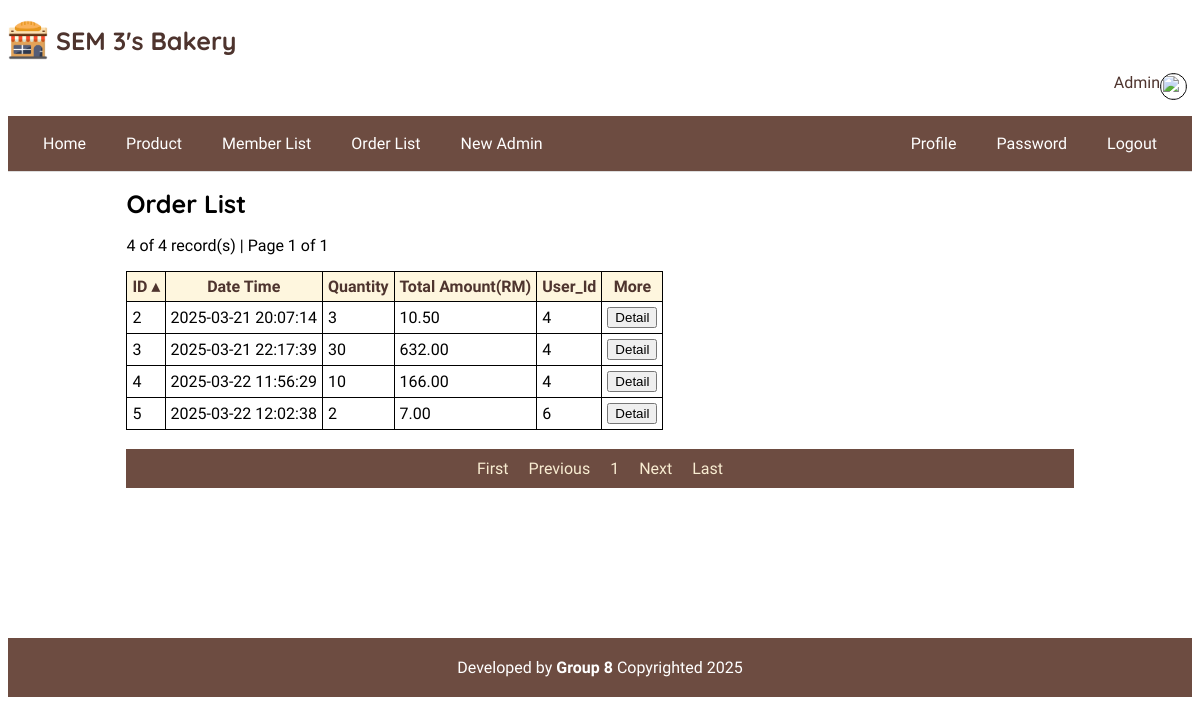
The app's page /order/order_list.php (signed in) with its own data.
### tables this page shows
CREATE TABLE `order` (
  `id` int(11) NOT NULL,
  `datetime` datetime NOT NULL,
  `count` int(11) NOT NULL,
  `total` decimal(8,2) NOT NULL,
  `user_id` int(11) NOT NULL
);

### order/order_list.php (the view, shortened to what this page needs)
<?php
include '../base.php';
$fields = [
    'id' => 'ID',
    'datetime' => 'Date Time',
    'count' => "Quantity",
    'total' => 'Total Amount(RM)',
    'user_id' => 'User_Id',
];
$sort = req('sort');
key_exists($sort, $fields) || $sort = 'id';
$dir = req('dir');
in_array($dir, ['asc', 'desc']) || $dir = 'asc';
$page = req('page', 1);
require_once '../lib/SimplePager.php';
$p = new SimplePager("SELECT * FROM `order` ORDER BY $sort $dir", [], 10, $page);
$arr = $p->result;
include '../head.php';
?>
<p>
    <?= $p->count ?> of <?= $p->item_count ?> record(s) |
    Page <?= $p->page ?> of <?= $p->page_count ?>
</p>
<table class="orderList">
    <tr>
        <?= table_headers($fields, $sort, $dir, "page=$page") ?>
        <th>More</th>
    </tr>
    <?php foreach ($arr as $s): ?>
        <tr>
            <td><?= $s->id ?></td>
            <td><?= $s->datetime ?></td>
            <td><?= $s->count ?></td>
            <td><?= $s->total ?></td>
            <td><?= $s->user_id ?></td>
            <td> <button data-get="orderdetail.php?id=<?= $s->id?>">Detail</button></td>
        </tr>
    <?php endforeach ?>
</table>
<br>
<div class="pager">
<?= $p->html("sort=$sort&dir=$dir",) ?>
</div>
<?php
include '../foot.php';

### css/bakery.css (style rules this page uses)
body { font-family: 'Muli', sans-serif; }
.pager { text-align: center; background: #6D4C41; color: #F8ECD1; padding: 5px; }
.orderList { border-collapse: collapse; }
.orderList th, .orderList tr, .orderList td { border: 1px solid black; padding: 5px; }
.orderList th { background-color: #fdebb976; color: #4E342E; }

### records on screen
order: id "2", datetime "2025-03-21 20:07:14", count "3", total "10.50", user "4"
order: id "3", datetime "2025-03-21 22:17:39", count "30", total "632.00", user "4"
order: id "4", datetime "2025-03-22 11:56:29", count "10", total "166.00", user "4"
order: id "5", datetime "2025-03-22 12:02:38", count "2", total "7.00", user "6"

### other values on screen
$_user->name "Admin"
$_title "Order List"
$p->count "4"
$p->item_count "4"
$p->page "1"
$p->page_count "1"
$v "ID"
$v "Date Time"
$v "Quantity"
$v "Total Amount(RM)"
$v "User_Id"
